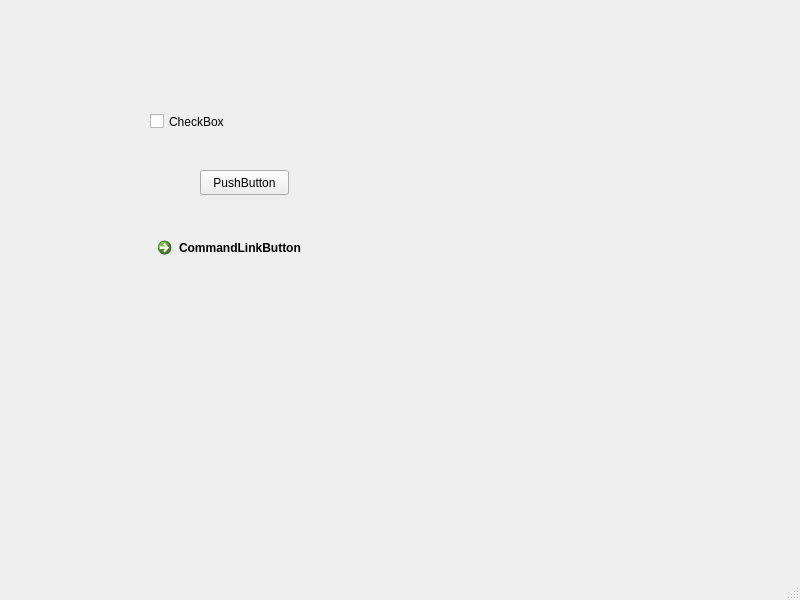
<?xml version="1.0" encoding="UTF-8"?>
<ui version="4.0">
 <class>MainWindow</class>
 <widget class="QMainWindow" name="MainWindow">
  <property name="geometry">
   <rect>
    <x>0</x>
    <y>0</y>
    <width>800</width>
    <height>600</height>
   </rect>
  </property>
  <property name="windowTitle">
   <string>MainWindow</string>
  </property>
  <widget class="QWidget" name="centralwidget">
   <widget class="QCommandLinkButton" name="commandLinkButton">
    <property name="geometry">
     <rect>
      <x>150</x>
      <y>230</y>
      <width>177</width>
      <height>41</height>
     </rect>
    </property>
    <property name="text">
     <string>CommandLinkButton</string>
    </property>
   </widget>
   <widget class="QPushButton" name="pushButton">
    <property name="geometry">
     <rect>
      <x>200</x>
      <y>170</y>
      <width>89</width>
      <height>25</height>
     </rect>
    </property>
    <property name="text">
     <string>PushButton</string>
    </property>
   </widget>
   <widget class="QCheckBox" name="checkBox">
    <property name="geometry">
     <rect>
      <x>150</x>
      <y>110</y>
      <width>92</width>
      <height>23</height>
     </rect>
    </property>
    <property name="text">
     <string>CheckBox</string>
    </property>
   </widget>
  </widget>
  <widget class="QMenuBar" name="menubar">
   <property name="geometry">
    <rect>
     <x>0</x>
     <y>0</y>
     <width>800</width>
     <height>22</height>
    </rect>
   </property>
  </widget>
  <widget class="QStatusBar" name="statusbar"/>
 </widget>
 <resources/>
 <connections/>
</ui>
